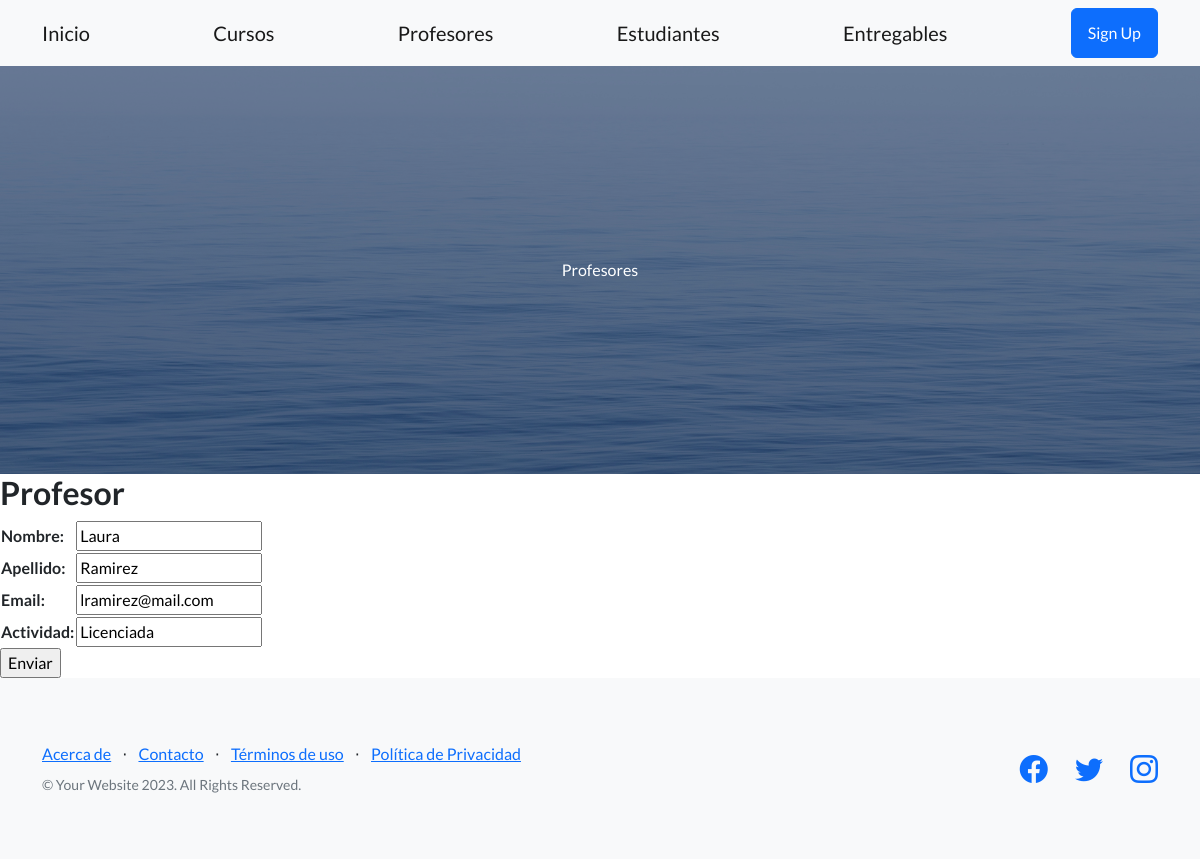
Screenshot of /modificar_profesor/2/ with the database file from the repository.
### aplicacion/models.py (models this page shows)
class Profesor(models.Model):
    nombre = models.CharField(max_length=30)
    apellido = models.CharField(max_length=30)
    email = models.EmailField()
    profesion = models.CharField(max_length=30)

### aplicacion/views.py (the view)
# urls.py: path('modificar_profesor/<id_profesor>/', modificar_profesor, name="modificar_profesor" ),
def modificar_profesor(request, id_profesor):
    profesor = Profesor.objects.get(id=id_profesor)
    if request.method == "POST":
        miForm = ProfesorForm(request.POST)
        if miForm.is_valid():
            profesor.nombre = miForm.cleaned_data.get('nombre')
            profesor.apellido = miForm.cleaned_data.get('apellido')
            profesor.email = miForm.cleaned_data.get('email')
            profesor.profesion = miForm.cleaned_data.get('profesion')
            profesor.save()
            return redirect(reverse_lazy('profesores'))
    else:
        miForm = ProfesorForm(initial={
            'nombre': profesor.nombre,
            'apellido': profesor.apellido,
            'email': profesor.email,
            'profesion': profesor.profesion,
        })
    return render(request, "aplicacion/profesorForm.html", {'form': miForm})

### aplicacion/forms.py
class ProfesorForm(forms.Form):
    nombre = forms.CharField(label="Nombre", max_length=50, required=True)
    apellido = forms.CharField(label="Apellido", max_length=50, required=True)
    email = forms.EmailField(required=True)
    profesion = forms.CharField(label="Actividad", max_length=50, required=True)

### aplicacion/templates/aplicacion/profesorForm.html (shortened to what this page needs)
{% extends 'aplicacion/base.html' %}
{% load static %}
{% block titulo %}Profesores{% endblock titulo %}
{% block contenido %}
    <h2>Profesor</h2>
    <form action="" method="POST">
        <table>
            {{ form.as_table }}
        </table>
        <input type="submit" value="Enviar">
    </form>
{% endblock contenido %}

### rows the page displays
Profesor: nombre "Laura", apellido "Ramirez", email "lramirez@mail.com", profesion "Licenciada"
